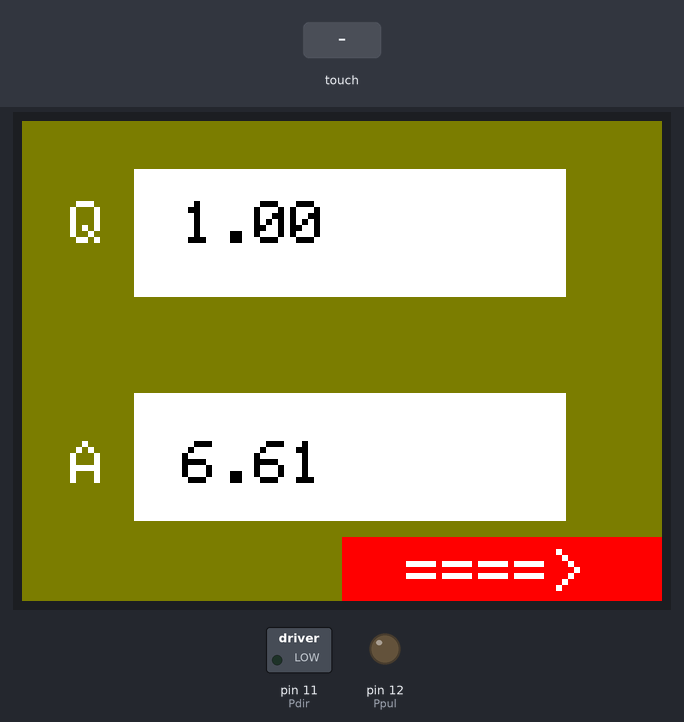
Simulated run of this sketch. Board: Arduino Uno, built with avr-gcc and run on an emulated ATmega328P. Parts: 320×240 colour display, switched loads named in the sketch (green lamp = pin HIGH), output pins drawn as LEDs (lit = HIGH). The inputs (shaded band) are chosen by the test bench.

Above: at 1.1 s.
1.2 s: touch panel pressed at 13 % / 30 % of its raw x / y range
At 2.8 s:
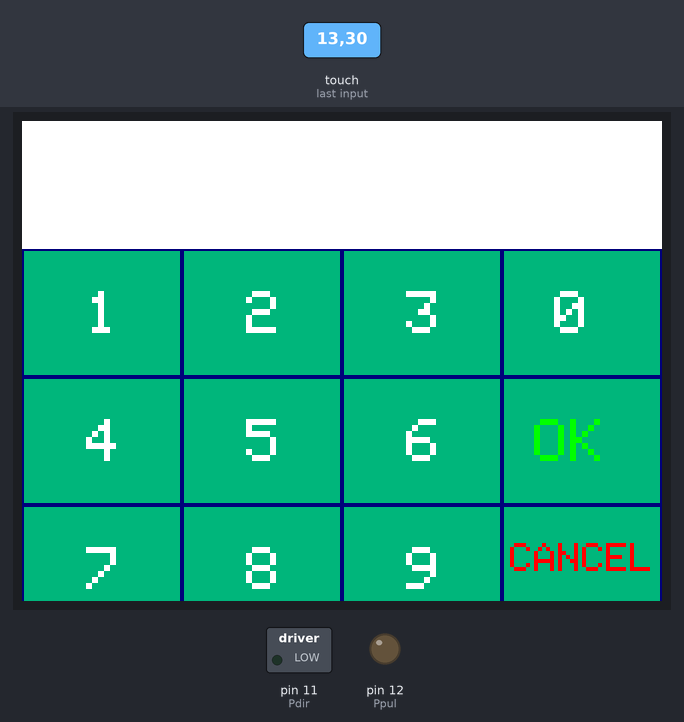
3.3 s: touch panel pressed at 62 % / 10 % of its raw x / y range
At 5.0 s:
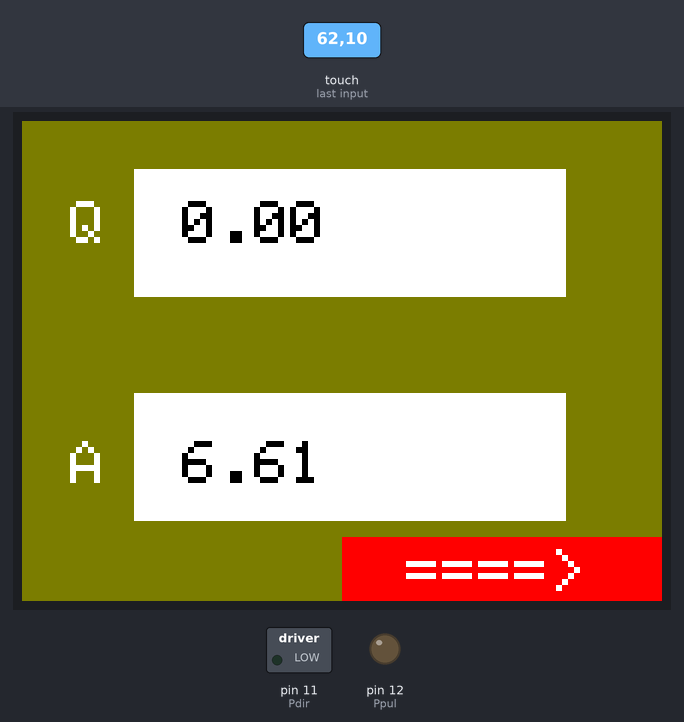
5.3 s: touch panel pressed at 87 % / 10 % of its raw x / y range
At 5.8 s:
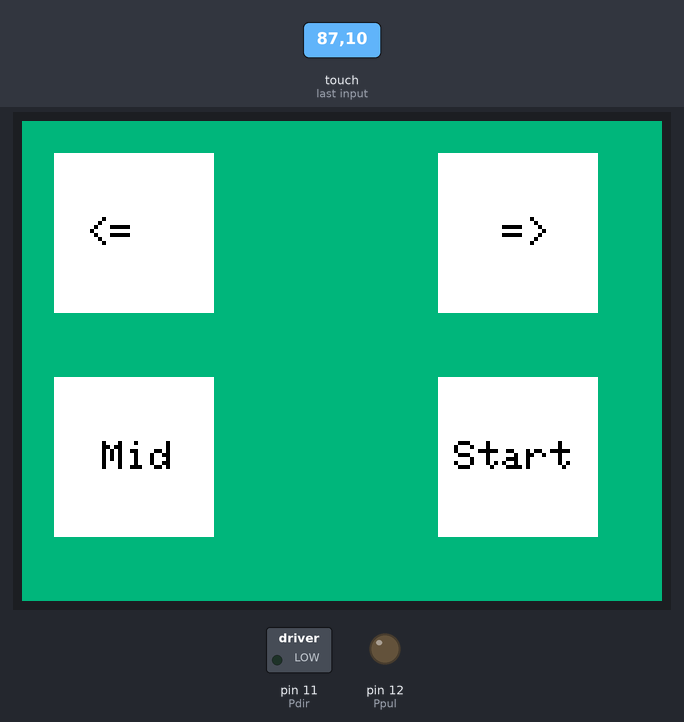
6.9 s: touch panel pressed at 62 % / 30 % of its raw x / y range
At 9.2 s:
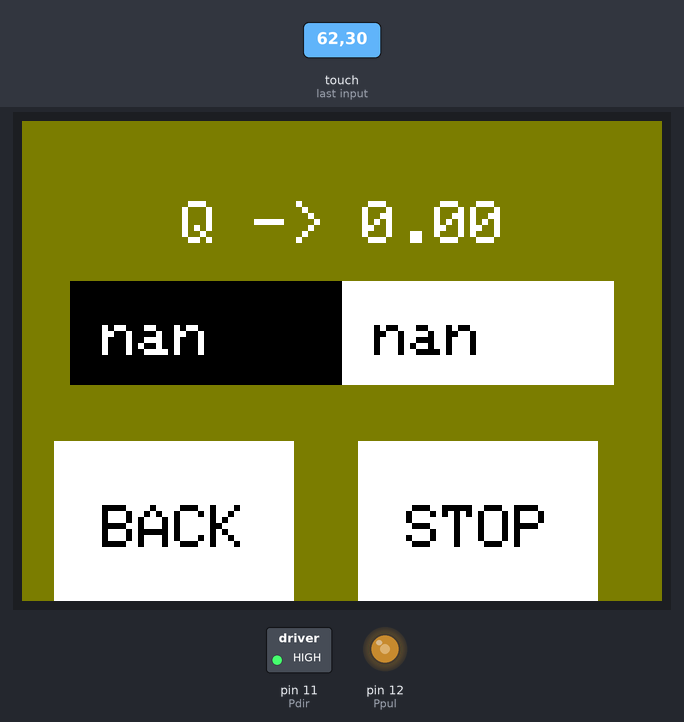
9.9 s: touch panel pressed at 87 % / 30 % of its raw x / y range
At 10.6 s:
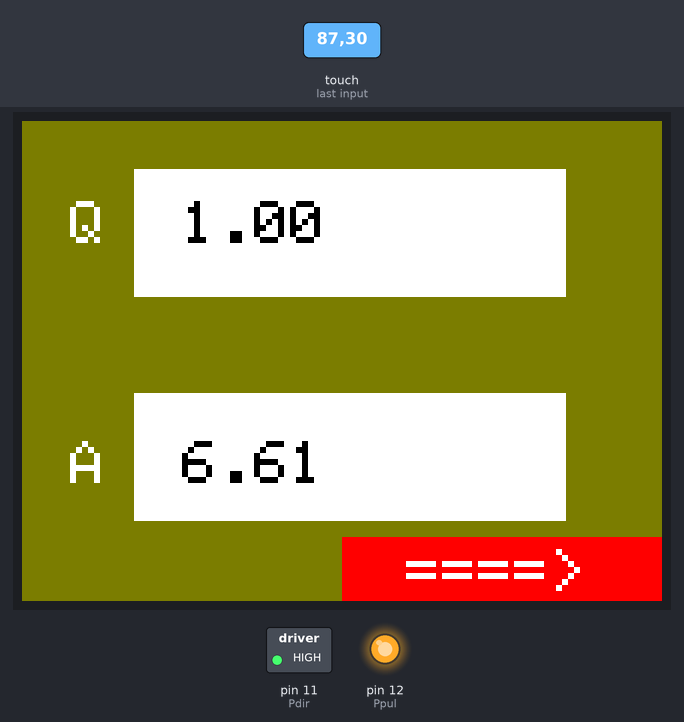
11.7 s: touch panel pressed at 13 % / 50 % of its raw x / y range
At 12.0 s:
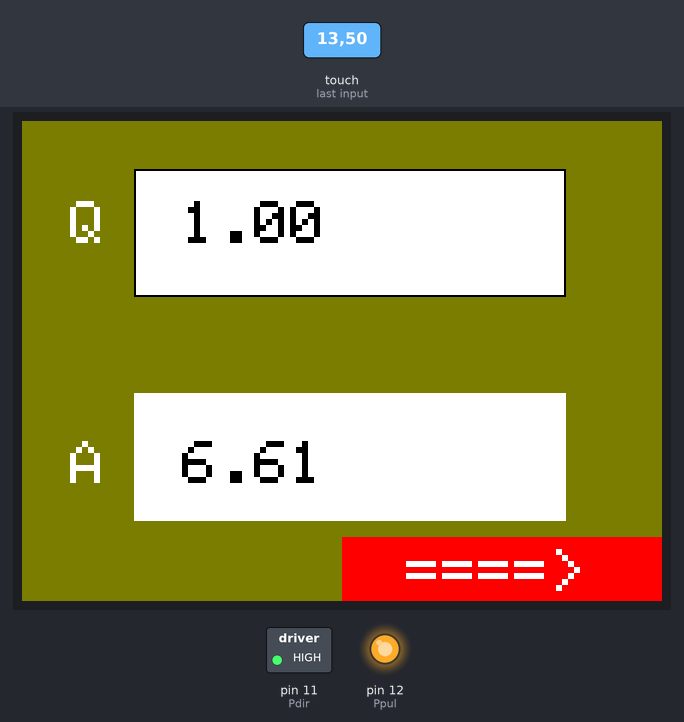
Timing chart, 0 to 14.7 s (numbered marks = the images above; inputs shaded):
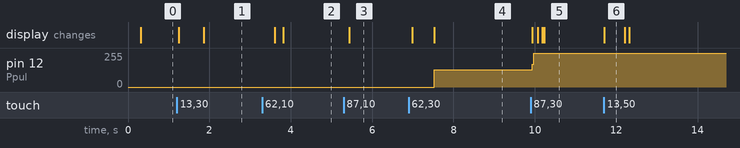

The sketch:

Pump_injection.ino
```cpp
/*
   siring pump code
   10/12/2021
   sina ataei
*/
/******************** libraries*********************/
#include <TimerOne.h>
#include "Adafruit_GFX.h"
#include "MCUFRIEND_kbv.h"
#include <TouchScreen.h>
#include <EEPROM.h>
/********************definition*********************/
//drive pin
#define Ppul 12
#define Pdir 11
//tft pin
#define CS   A3
#define RS   A2
#define WR   A1
#define RD   A0
#define RST  A4
//touch screen pin
#define XP 8
#define XM A2
#define YP A3
#define YM 9
//size of touch pressure
#define MINPRESSURE 100
#define MAXPRESSURE 800
//size of tft lcd
#define TS_LEFT 886
#define TS_RT   80
#define TS_TOP  80
#define TS_BOT  840
//Orientation of screen
#define Orientation 3
//some color
#define BLACK 0x0000
#define NAVY 0x000F
//#define DARKGREEN 0x03E0
//#define DARKCYAN 0x03EF
//#define MAROON 0x7800
//#define PURPLE 0x780F
#define OLIVE 0x7BE0
//#define LIGHTGREY 0xC618
//#define DARKGREY 0x7BEF
#define BLUE 0x001F
#define GREEN 0x07E0
//#define CYAN 0x07FF
#define RED 0xF800
//#define MAGENTA 0xF81F
//#define YELLOW 0xFFE0
#define WHITE 0xFFFF
//#define ORANGE 0xFD20
//#define GREENYELLOW 0xAFE5
//#define PINK 0xF81F
/********************tftlcd obj***************************/
MCUFRIEND_kbv tft(CS, RS, WR, RD, RST); //CS=A3,RS=A2,WR=A1,RD=A0,RST=A4
/********************TouchScreen obj*********************/
TouchScreen ts = TouchScreen(XP, YP, XM, YM, 300); //set up size of touch screen
TSPoint tp; // making variabel for orientation of touch point
/********************variabel***********************/
int16_t h = tft.height() / 4, w = tft.width() / 3 ; //dividing height and width for generate first screen
float volume_initial = 60 ;
float pulstim ;// this variable for save time to generate pulse
uint16_t xpos, ypos , zpos; // position for getting touch screen
byte key = 1 ; //
float Q = 1; //
float area = 0 , v = 0;
unsigned long n = 0;
int num[20];
boolean p = 1;
float s_one = 6.6051985542 , s_two  , V_one = 60, V_two  ;// area and volum variables
int16_t wo = tft.width() / 3, ho = tft.height() / 5; //dividing height and width for generate key screen
/*********************expos fuction***********************/
//this function for setting device to right position
void expos (int pos) {
  if (pos == -1) { //left run on
    digitalWrite (Pdir , HIGH);
    for (int i = 0; i < 640; i++) {
      digitalWrite (Ppul , HIGH);
      delayMicroseconds(80);
      digitalWrite (Ppul , LOW);
      delayMicroseconds(80);
    }
  }
  else if (pos == -2) {//right run on
    digitalWrite (Pdir , LOW);
    for (int i = 0; i < 640; i++) {
      digitalWrite (Ppul , HIGH);
      delayMicroseconds(80);
      digitalWrite (Ppul , LOW);
      delayMicroseconds(80);
    }
  }
  else if (pos == -3) {//MIDDEL
    digitalWrite (Pdir , LOW);
    for (long i = 0; i < 100000; i++) {
      digitalWrite (Ppul , HIGH);
      delayMicroseconds(10);
      digitalWrite (Ppul , LOW);
      delayMicroseconds(10);
    }
  }
}
/**************************restfunc*******************************/
//this function for reset micro
void (* restfunc)(void) = 0;

/*********************screenexpos fuction***********************/
//this function for showing expos screen
void screenexpos() {
  tft.fillScreen(0x05AF);
  tft.setTextColor(BLACK);
  tft.setTextSize(2);
  tft.fillRect(0.2 * h, 0.2 * w, h, w, WHITE);
  tft.setCursor(h * 0.4, w * 0.6);
  tft.print(F("<="));
  tft.fillRect(0.2 * h, 1.6 * w, h, w, WHITE);
  tft.setCursor(h * 0.5, w * 2);
  tft.print(F("Mid"));
  tft.fillRect(2.6 * h, 0.2 * w, h, w, WHITE);
  tft.setCursor(h * 3, w * 0.6);
  tft.print(F("=>"));
  tft.fillRect(2.6 * h, 1.6 * w, h, w, WHITE);
  tft.setCursor(h * 2.7, w * 2);
  tft.print(F("Start"));
}

/*********************Texpos fuction***********************/
//this function for expos touch screen
int Texpos(uint16_t x , uint16_t y) {
  if (0.2 * h < x && x < 1.2 * h) {
    if (0.2 * w < y && y < 1.2 * w) return -1; //left
    if (1.6 * w < y && y < 2.6 * w) return -3; //mid
  }

  if (2.6 * h < x && x < 3.6 * h) {
    if (0.2 * w < y && y < 1.2 * w) return -2; //right
    if (1.6 * w < y && y < 2.6 * w) return -4; //start
  }
  return 0;
}
/*********************siring function **********************/
//this function for setting intrupt to run step motor
void siring() {
  Timer1.stop();
  Timer1.detachInterrupt();
  delay(500);
  digitalWrite (Pdir, HIGH);
  pulstim = ((1875.0 * area) / (2 * Q)) ;
  Timer1.initialize(pulstim);
  Timer1.attachInterrupt(TimerInt);
  Timer1.start();
}
/********************timerInt function********************/
// timer intrupt function
void TimerInt (void) {
  digitalWrite(Ppul, p);
  p = !p;
  n += 1;
}
/********************keyboard function*********************/
//this function for showing key pad screen
void showkeyboardscreen ()
{
  tft.fillScreen(0x05AF);
  tft.fillRect(0, 0, 4 * wo, ho, WHITE);
  tft.setTextColor(WHITE);
  tft.setTextSize(3);
  tft.drawRect(0, ho, wo, ho, NAVY);
  tft.setCursor(wo * 0.4, ho * 1.33);
  tft.print(F("1"));
  tft.drawRect(wo, ho, wo, ho, NAVY);
  tft.setCursor(wo * 1.4, ho * 1.33);
  tft.print(F("2"));
  tft.drawRect(2 * wo, ho, wo, ho, NAVY);
  tft.setCursor(wo * 2.4, ho * 1.33);
  tft.print(F("3"));
  tft.drawRect(0, 2 * ho, wo, ho, NAVY);
  tft.setCursor(wo * 0.4, ho * 2.33);
  tft.print(F("4"));
  tft.drawRect(wo, 2 * ho, wo, ho, NAVY);
  tft.setCursor(wo * 1.4, ho * 2.33);
  tft.print(F("5"));
  tft.drawRect(2 * wo, 2 * ho, wo, ho, NAVY);
  tft.setCursor(wo * 2.4, ho * 2.33);
  tft.print(F("6"));
  tft.drawRect(0, 3 * ho, wo, ho, NAVY);
  tft.setCursor(wo * 0.4, ho * 3.33);
  tft.print(F("7"));
  tft.drawRect(wo, 3 * ho, wo, ho, NAVY);
  tft.setCursor(wo * 1.4, ho * 3.33);
  tft.print(F("8"));
  tft.drawRect(2 * wo, 3 * ho, wo, ho, NAVY);
  tft.setCursor(wo * 2.4, ho * 3.33);
  tft.print(F("9"));
  tft.drawRect(3 * wo, ho, wo, ho, NAVY);
  tft.setCursor(wo * 3.33, ho * 1.33);
  tft.print(F("0"));
  tft.drawRect(3 * wo, 2 * ho, wo, ho, NAVY);
  tft.setCursor(wo * 3.2, ho * 2.33);
  tft.setTextColor(GREEN);
  tft.print(F("OK"));
  tft.drawRect(3 * wo, 3 * ho, wo, ho, NAVY);
  tft.setCursor(wo * 3.05, ho * 3.3);
  tft.setTextColor(RED);
  tft.setTextSize(2);
  tft.print(F("CANCEL"));
  delay(200);

}
/********************decod TOUCH function*********************/
//this function for decoding key pad screen
int decodekeyboard (uint16_t x , uint16_t y)
{
  if (0 < x && x < wo) {
    if (ho < y && y < 2 * ho)              return 1;
    else if (2 * ho < y && y < 2.8 * ho)     return 4;
    else if (2.8 * ho < y && y < 4 * ho)     return 7;
  }
  else if (wo < x && x < 2 * wo) {
    if (ho < y && y < 2 * ho)              return 2;
    else if (2 * ho < y && y < 2.8 * ho)     return 5;
    else if (2.8 * ho < y && y < 4 * ho)     return 8;
  }
  else if (2 * wo < x && x < 3 * wo) {
    if (ho < y && y < 2 * ho)              return 3;
    else if (2 * ho < y && y < 3 * ho)     return 6;
    else if (3 * ho < y && y < 4 * ho)     return 9;
  }
  else if (3 * wo < x && x < 4 * wo) {
    if (ho < y && y < 2 * ho)              return -3; //0
    else if (2 * ho < y && y < 3 * ho)     return -1; //ok
    else if (3 * ho < y && y < 4 * ho)     return -2;//cancel
  }
  return 0;
}
/********************showfirstscreen function*********************/
//this function for showing first screen
void showfirstscreen ()
{
  tft.fillScreen(OLIVE);
  tft.setTextColor(WHITE);
  tft.setTextSize(3);
  tft.setCursor(0.3 * w, 0.5 * h);
  tft.print(F("Q "));
  tft.fillRect(0.7 * w, h * 0.3, w * 2.7, h * 0.8 , WHITE);
  tft.setCursor(0.3 * w, h * 2);
  tft.print(F("A "));
  tft.fillRect(0.7 * w, h * 1.7, w * 2.7, 0.8 * h, WHITE);
  tft.fillRect(2*w, h * 2.6, 2 * w, 0.4 * h, RED); //back
  tft.setCursor(2.4 * w, h * 2.68);
  tft.print(F("====>"));
}
/********************showvolumescreen function*********************/
//this function for showing final screen
void showvolumescreen (void)
{

  tft.fillScreen(OLIVE);
  tft.setTextColor(WHITE);
  tft.setTextSize(3);
  tft.setCursor(w, h * 0.5);
  tft.print(F("Q -> "));
  tft.print(Q);
  tft.fillRect(0.3 * w, h, 1.7 * w, h * 0.65, BLACK);
  tft.fillRect(2 * w, h, 1.7 * w, h * 0.65, WHITE);
}

/********************power_ten function*********************/
//this function for calculating number that another number power ten
long power_ten (int i) {
  long b = 1;
  if ( i == 0) return b;
  else
    for ( int j = 1 ; j < i + 1 ; j++) b *= 10;
  return b;
}

/********************convert function*********************/
//this function for decod number to integer
long convert (int *num)
{
  long val = 0 , b ;
  int I;
  for (int i = 0; i < 20; i++)  if (*(num + i) == -1) {
      I = i;
      break;
    }
  for (int i = 0; i < I; i++) {
    if (*(num + i) == -3) *(num + i) = 0;
    b = power_ten(I - 1 - i);
    val += *(num + i) * b ;
  }
  return val ;
}

/********************touchseting function*********************/
//this function for calculating position of touch screen and return Z(poke) position
uint16_t touchseting ()
{
  tp = ts.getPoint();
  pinMode(XM, OUTPUT);
  pinMode(YP, OUTPUT);
  if ((zpos = tp.z) > MINPRESSURE && tp.z < MAXPRESSURE) {
    xpos = map(tp.y, TS_LEFT, TS_RT, 0, tft.width());
    ypos = map(tp.x, TS_TOP, TS_BOT, 0, tft.height());
  }
  return zpos;
}

/**********************setmode******************************/
void setmode() {
  int16_t g;// To display the integer correctly
  bool condition = 1;// Condition to stay in the while loop
  xpos = 0;
  ypos = 0;
  zpos = 0;
  showfirstscreen ();
  // getting a user number to calculate the injection time
  while (condition) {
    delay (50);
    touchseting ();
    if (0.7 * w < xpos && xpos < 3.4 * w ) {
      if (h * 0.3 < ypos && ypos < h * 1.1 ) { // If the user touches the Q box
        tft.drawRect(0.7 * w, h * 0.3, w * 2.7, h * 0.8 , BLACK);
        delay (500);
        xpos = 0;
        ypos = 0;
        zpos = 0;
        showkeyboardscreen ();
        g = 0.2 * w;// calculate next g
        for (int i = 0; i < 19;) {
          while (touchseting () > MINPRESSURE) {// if touch screen touch
            num[i] = decodekeyboard ( xpos , ypos );// calculate number and save in num variable
            xpos = 0;
            ypos = 0;
            zpos = 0;
            delay (200);
          }
          if (num[i] == -1) { // If it is -1, convert it to an integer
            Q = convert (num);
            for (i = 0; i < 20; i++) num[i] = 0;
            showfirstscreen ();
            break;
          }
          if (num[i] == -2) {// If it is -2, exchange it to zero
            for (i = 0; i < 20; i++) num[i] = 0;
            showfirstscreen ();
            break ;
          }
          if (num[i] != 0) {
            i += 1;
            tft.setTextColor(BLACK);
            tft.setTextSize(3);
            tft.setCursor(g, 0.3 * ho);
            if (num [i - 1] == -3)// cancle choice
              tft.print ('0');
            else
              tft.print (num[i - 1]);//show number in box
            g = g + 0.2 * w;
          }
        }
        delay(200);
      }

      else if (h * 1.7 < ypos && ypos < h * 2.5 ) {// If the user touches the Q box
        tft.drawRect(0.7 * w, h * 1.7, w * 2.7, h * 0.8 , BLACK);
        delay (500);
        xpos = 0;
        ypos = 0;
        zpos = 0;
        showkeyboardscreen ();
        for (int i = 0; i < 19;) {
          while (touchseting () > MINPRESSURE) {// if touch screen touch
            num[i] = decodekeyboard ( xpos , ypos );// calculate number and save in num variable
            xpos = 0;
            ypos = 0;
            zpos = 0;
            delay (200);
          }
          if (num[i] == -1) {// If it is -1, convert it to an integer
            key = convert (num);
            for (i = 0; i < 20; i++) num[i] = 0;
            showfirstscreen ();
            break;
          }
          if (num[i] == -2) {// If it is -2, exchange it to zero
            for (i = 0; i < 20; i++) num[i] = 0;
            showfirstscreen ();
            break ;
          }
          if (num[i] != 0) {
            i += 1;
            tft.setTextColor(BLACK);
            tft.setTextSize(3);
            tft.setCursor(g, 0.3 * ho);
            if (num [i - 1] == -3)// cancle choice
              tft.print ('0');
            else
              tft.print (num[i - 1]);//show number in box
            g = g + 0.2 * w;
          }
        }
      }

    }
    if (key == 1 ) {// If key was 1, select s_one for area and v_one for volume
      area = s_one;
      v = V_one ;
    }
    else if (key == 2) {// If key was 2, select s_two for area and v_two for volume
      area = s_two;
      v = V_two;
    }
    // show Q and area in box
    tft.setTextColor(BLACK);
    tft.setCursor(  w, 0.5 * h);
    tft.print (Q);
    tft.setCursor(  w, 2 * h);
    tft.print (area);
    if (0 * w < xpos && xpos < 4 * w ) {
      if (h * 2.6 < ypos && ypos < h * 3 ) {
        condition = 0;
      }
    }
  }
  screenexpos();
  delay (1000);
  int loc = 0;//To change position
  while (loc != -4) {
    while (touchseting () == 0);// It stays in the loop until the untouched screen
    loc = Texpos(xpos, ypos);// Convert coordinates to a given number
    if (loc == -3) expos(-3);// mid position run on
    if (loc == -1) expos(-1);// left run on
    if (loc == -2) expos(-2);// right run on
  }
  showvolumescreen ();
  siring();
  xpos = 0;
  ypos = 0;
  zpos = 0;
}
/********************************************************/
void setup() {
  pinMode (Ppul, OUTPUT);
  pinMode (Pdir, OUTPUT);
  Serial.begin(9600);
  tft.reset();
  tft.begin(tft.readID());
  tft.setRotation(Orientation);
  setmode();
}
void loop() {
  float ml;
  tft.fillRect(0.3 * w, h, 1.7 * w, h * 0.65, BLACK);
  tft.fillRect(2 * w, h, 1.7 * w, h * 0.65, WHITE);
  if (v - ml > 0)
    ml = n * pulstim * Q / 60000000 ;//calculate remaining volume
  tft.setTextColor(WHITE);
  tft.setCursor(0.5 * w, h * 1.2);
  tft.print(v - ml);
  tft.setTextColor(BLACK);
  tft.setCursor(2.2 * w, h * 1.2);
  tft.print(ml);
  // show back key
  tft.fillRect(0.2 * h, 2 * w, 1.5 * h, w, WHITE);
  tft.setCursor(h * 0.5, w * 2.4);
  tft.print(F("BACK"));
  // show stop key
  tft.fillRect(2.1 * h, 2 * w, 1.5 * h, w, WHITE);
  tft.setCursor(h * 2.4, w * 2.4);
  tft.print(F("STOP"));
  while (touchseting () > MINPRESSURE) {
    if (2 * w < ypos && ypos < 3 * w ) {
      if (0.2 * h < xpos && xpos < 1.7 * h )//BACK
      {
        setmode();
        delay(100);
        xpos = 0;
        ypos = 0;
        zpos = 0;
      }
      if (2.1 * h < xpos && xpos < 3.6 * h )//stop
      {
        restfunc();
      }
    }
  }
}
```

Measured:
- after the input at 1.2 s, the display: first changes after 0.05 s (image 1 shows a later state)
- after the input at 3.3 s, the display: first changes after 0.31 s (image 2 shows a later state)
- after the input at 5.3 s, the display: changes after 0.14 s (image 3)
- after the input at 6.9 s, pin 11 (Pdir): LOW → HIGH after 0.59 s; pin 12 (Ppul): 0/255 → 130/255 after 0.63 s; the display: first changes after 0.09 s (image 4 shows a later state)
- after the input at 9.9 s, pin 12 (Ppul): 130/255 → 255/255 at once; the display: first changes at once (image 5 shows a later state)
- after the input at 11.7 s, the display: changes at once (image 6)
- what the display in image 6 shows lasts 0.5 s, from 11.7 s to 12.2 s
